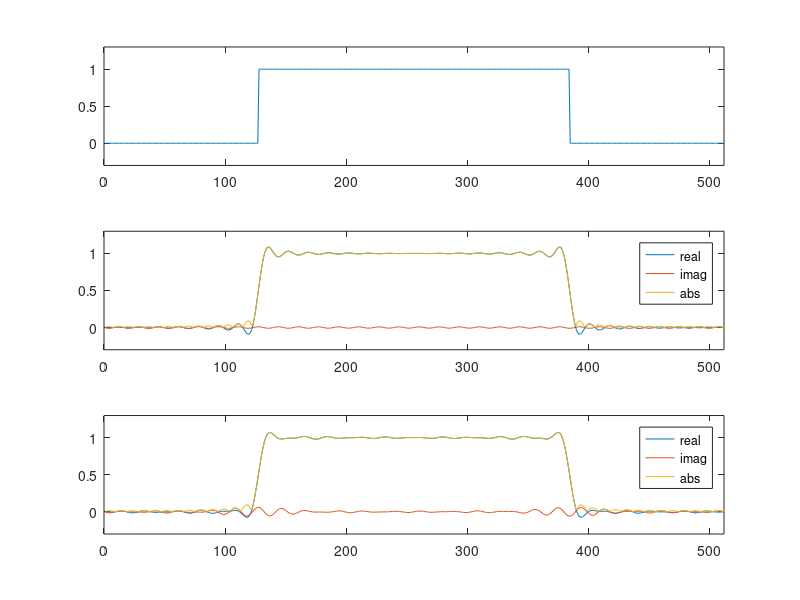

Write MATLAB code to recreate this figure.
n=512; 
s=8; 
pf=7/8;

x=zeros(n,1); 
x(2*(n/8):(6*n/8)) = 1;

subplot (3,1,1);
plot (x); 
xlim ([0 n]); ylim ([-0.3 1.3])

y=fft(fftshift(x)); 
s = s*2;
y((n/s):(s-1)*n/s) = 0;
subplot (3,1,2);
x1 = ifftshift (ifft (y));
plot ([ real(x1) imag(x1) abs(x1) ]); 
xlim ([0 n]); ylim ([-0.3 1.3])
legend ({ 'real', 'imag', 'abs' })

2*(pf-0.5)*n/s
y((2*(pf-0.5)*n/s):(n/2)) = 0;
subplot (3,1,3);
x2 = ifftshift (ifft (y));
%plot ([ real(y) imag(y) abs(y) ]); 
plot ([ real(x2) imag(x2) abs(x2) ]); 
xlim ([0 n]); ylim ([-0.3 1.3])
legend ({ 'real', 'imag', 'abs' })

%
  %pf=0.5+0.1*(6-k); 
  %x=zeros(n,1); 
  %x((1+(n/2)-n*(pf-0.5)/s):((n/2)+(n/2)/s+1))=1; 
  %y=ifftshift(fft(fftshift(x))); 
%
  %subplot(3,2,k); 
  %plot ([ real(y) imag(y) abs(y)]); 
  %ylim ([-15 35]); 
  %grid on; 
  %title([ 'partial fourier: ' num2str(pf) ]);
%end
%
%legend ({ 'real', 'imag', 'abs' })


